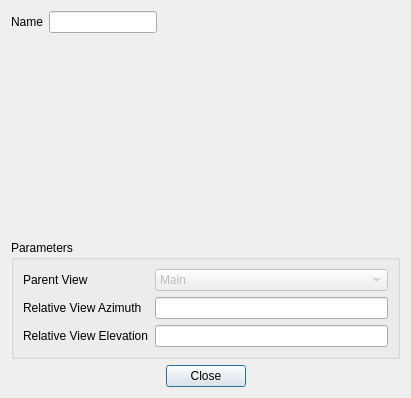
<ui version="4.0" >
 <class>AdditionalViewDialogUi</class>
 <widget class="QDialog" name="AdditionalViewDialogUi" >
  <property name="geometry" >
   <rect>
    <x>0</x>
    <y>0</y>
    <width>411</width>
    <height>398</height>
   </rect>
  </property>
  <property name="windowTitle" >
   <string>Dialog</string>
  </property>
  <layout class="QVBoxLayout" name="verticalLayout" >
   <item>
    <widget class="QWidget" native="1" name="widget" >
     <layout class="QFormLayout" name="formLayout_2" >
      <property name="fieldGrowthPolicy" >
       <enum>QFormLayout::FieldsStayAtSizeHint</enum>
      </property>
      <property name="margin" >
       <number>0</number>
      </property>
      <item row="0" column="0" >
       <widget class="QLabel" name="label" >
        <property name="text" >
         <string>Name</string>
        </property>
       </widget>
      </item>
      <item row="0" column="1" >
       <widget class="QLineEdit" name="mNameEdit" />
      </item>
     </layout>
    </widget>
   </item>
   <item>
    <widget class="QWidget" native="1" name="mFOVPane" >
     <property name="minimumSize" >
      <size>
       <width>0</width>
       <height>0</height>
      </size>
     </property>
    </widget>
   </item>
   <item>
    <widget class="QGroupBox" name="groupBox" >
     <property name="title" >
      <string>Parameters</string>
     </property>
     <layout class="QFormLayout" name="formLayout" >
      <item row="0" column="0" >
       <widget class="QLabel" name="mParentViewLabel" >
        <property name="text" >
         <string>Parent View</string>
        </property>
       </widget>
      </item>
      <item row="0" column="1" >
       <widget class="QComboBox" name="mParentViewCombo" >
        <property name="enabled" >
         <bool>false</bool>
        </property>
        <item>
         <property name="text" >
          <string>Main</string>
         </property>
        </item>
       </widget>
      </item>
      <item row="1" column="0" >
       <widget class="QLabel" name="mRelativeViewAzimuthLabel" >
        <property name="text" >
         <string>Relative View Azimuth</string>
        </property>
       </widget>
      </item>
      <item row="2" column="0" >
       <widget class="QLabel" name="mRelativeViewElevationLabel" >
        <property name="text" >
         <string>Relative View Elevation</string>
        </property>
       </widget>
      </item>
      <item row="1" column="1" >
       <widget class="QLineEdit" name="mViewAzimuth" />
      </item>
      <item row="2" column="1" >
       <widget class="QLineEdit" name="mViewElevation" />
      </item>
     </layout>
    </widget>
   </item>
   <item>
    <widget class="QDialogButtonBox" name="buttonBox" >
     <property name="orientation" >
      <enum>Qt::Horizontal</enum>
     </property>
     <property name="standardButtons" >
      <set>QDialogButtonBox::Close</set>
     </property>
     <property name="centerButtons" >
      <bool>true</bool>
     </property>
    </widget>
   </item>
  </layout>
 </widget>
 <resources/>
 <connections>
  <connection>
   <sender>buttonBox</sender>
   <signal>accepted()</signal>
   <receiver>AdditionalViewDialogUi</receiver>
   <slot>accept()</slot>
   <hints>
    <hint type="sourcelabel" >
     <x>248</x>
     <y>254</y>
    </hint>
    <hint type="destinationlabel" >
     <x>157</x>
     <y>274</y>
    </hint>
   </hints>
  </connection>
  <connection>
   <sender>buttonBox</sender>
   <signal>rejected()</signal>
   <receiver>AdditionalViewDialogUi</receiver>
   <slot>reject()</slot>
   <hints>
    <hint type="sourcelabel" >
     <x>316</x>
     <y>260</y>
    </hint>
    <hint type="destinationlabel" >
     <x>286</x>
     <y>274</y>
    </hint>
   </hints>
  </connection>
 </connections>
</ui>
